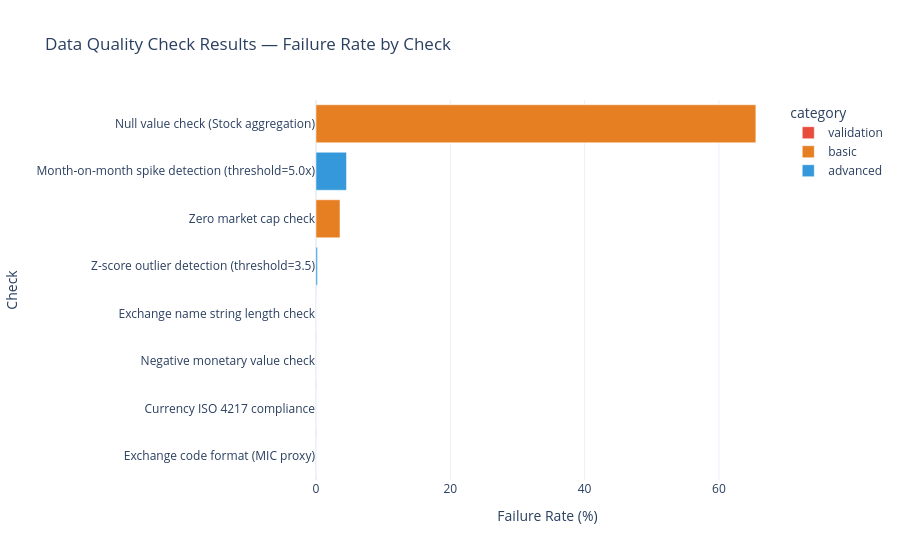

Notebook code for this chart:
### Code cell
# Visual summary — failure rate by check
fig = px.bar(
    summary.sort_values('failure_rate_pct', ascending=True),
    x='failure_rate_pct',
    y='check_name',
    color='category',
    orientation='h',
    title='Data Quality Check Results — Failure Rate by Check',
    labels={'failure_rate_pct': 'Failure Rate (%)', 'check_name': 'Check'},
    template='plotly_white',
    color_discrete_map={
        'validation': '#e74c3c',
        'basic': '#e67e22',
        'advanced': '#3498db',
        'ml': '#9b59b6'
    }
)
fig.update_layout(yaxis={'categoryorder': 'total ascending'})
fig.show()

### Figure 1 — Plotly figure (JSON) as saved in the notebook; plotly's stock layout.template omitted (floating-point values rounded to 4 significant figures)
{"data": [{"hovertemplate": "category=validation<br>Failure Rate (%)=%{x}<br>Check=%{y}<extra></extra>", "legendgroup": "validation", "marker": {"color": "#e74c3c", "pattern": {"shape": ""}}, "name": "validation", "orientation": "h", "showlegend": true, "textposition": "auto", "type": "bar", "x": [0.0, 0.0], "xaxis": "x", "y": ["Exchange code format (MIC proxy)", "Currency ISO 4217 compliance"], "yaxis": "y"}, {"hovertemplate": "category=basic<br>Failure Rate (%)=%{x}<br>Check=%{y}<extra></extra>", "legendgroup": "basic", "marker": {"color": "#e67e22", "pattern": {"shape": ""}}, "name": "basic", "orientation": "h", "showlegend": true, "textposition": "auto", "type": "bar", "x": [0.0, 0.0, 3.57, 65.5], "xaxis": "x", "y": ["Negative monetary value check", "Exchange name string length check", "Zero market cap check", "Null value check (Stock aggregation)"], "yaxis": "y"}, {"hovertemplate": "category=advanced<br>Failure Rate (%)=%{x}<br>Check=%{y}<extra></extra>", "legendgroup": "advanced", "marker": {"color": "#3498db", "pattern": {"shape": ""}}, "name": "advanced", "orientation": "h", "showlegend": true, "textposition": "auto", "type": "bar", "x": [0.22, 4.54], "xaxis": "x", "y": ["Z-score outlier detection (threshold=3.5)", "Month-on-month spike detection (threshold=5.0x)"], "yaxis": "y"}], "layout": {"barmode": "relative", "legend": {"title": {"text": "category"}, "tracegroupgap": 0}, "title": {"text": "Data Quality Check Results — Failure Rate by Check"}, "xaxis": {"anchor": "y", "domain": [0, 1], "title": {"text": "Failure Rate (%)"}}, "yaxis": {"anchor": "x", "categoryorder": "total ascending", "domain": [0, 1], "title": {"text": "Check"}}}}
